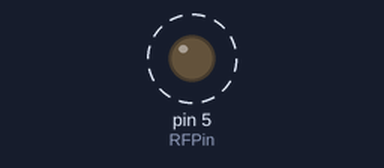
Bench run of a sketch on a simulated Arduino Uno, built with avr-gcc and run on an emulated ATmega328P. On the bench: output pins drawn as LEDs (lit = HIGH). Dashed ring = blinking. No radio packets arrive unless stated.

Above: at 1.1 s.
Timing chart, 0 to 3.6 s (numbered marks = the images above):
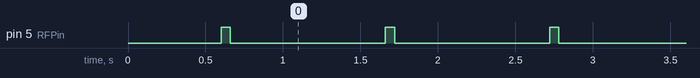

The sketch:

RemoteControl2.ino
```cpp
// (licence header left out)
#include <VirtualWire.h>

char keypressed = 0;
int keyboardPin = 0;    // Analog input pin that the keypad is attached to
int keyboardValue = 0;   // value read from the keyboard
char *msg = "1";
//int ledPin=1;
int RFPin=5;

void setup()
{
  //    Serial.begin(9600);	  // Debugging only
  //    Serial.println("setup");

  pinMode(RFPin, OUTPUT);
  //  analogReference(EXTERNAL);
  vw_set_tx_pin(1);
  //  pinMode(ledPin, OUTPUT);
  // Initialise the IO and ISR
  //    vw_set_ptt_inverted(true); // Required for DR3100
  vw_setup(2000);	 // Bits per sec
  for(int t=0;t<3;t++) {
    digitalWrite(1, true);
    delay(100);
    digitalWrite(1, false);
    delay(100);
  }
}

void loop()
{
  //  keyboardValue = analogRead(keyboardPin); //Read P5
  //  while (keyboardValue < 25) {
  //    //do nothing until a key is pressed
  //    keyboardValue = analogRead(keyboardPin);
  //    delay(50);//if no input, just wait 50ms, and keep in loop
  //  }//end of do nothing till a key is pressed
  //
  //  readkeyboard(); //get the value of key being pressed "keypressed" i.e. 0-9
  //  msg[0]=keypressed;


  //  digitalWrite(ledPin, true); // Flash a light to show transmitting

  digitalWrite(RFPin, true);
  vw_send((uint8_t *)msg, strlen(msg));
  vw_wait_tx(); // Wait until the whole message is gone
  digitalWrite(RFPin, false);

  delay(1000);
  if(!strcmp(msg,"1")) {
    msg="2";
  }
  else {
    msg="1";
  }
  //  digitalWrite(ledPin, false);
  //  delay(500);
}

//read the keyboard routine
void readkeyboard() {
  keyboardValue = analogRead(keyboardPin); // read the value (0-1023)
  if ((keyboardValue > 25) && (keyboardValue < 67)) {
    keypressed = '+';
  }
  if ((keyboardValue > 67) && (keyboardValue < 108)) {
    keypressed = 'P';
  }
  if ((keyboardValue > 162) && (keyboardValue < 253)) {
    keypressed = 'U';
  }
  if ((keyboardValue > 253) && (keyboardValue < 361)) {
    keypressed = 'L';
  }
  if ((keyboardValue > 361) && (keyboardValue < 479)) {
    keypressed = '-';
  }
  if ((keyboardValue > 479) && (keyboardValue < 619)) {
    keypressed = 'R';
  }
  if ((keyboardValue > 619) && (keyboardValue < 765)) {
    keypressed = 'D';
  }
  if ((keyboardValue > 819) && (keyboardValue < 889)) {
    keypressed = 'M';
  }
  if (keyboardValue > 938) {
    keypressed = 'S';
  }
  //NOTE: the values used above are all halfway between the value obtained with each keypress in previous test sketch

  while (keyboardValue > 25) {
    delay (100);
    keyboardValue = analogRead(keyboardPin); // read the value (0-1023)
  }//wait until key no longer being pressed before continuing
  //for de-bounce usage

  //maybe can pass delay?
  delay(50);                     // wait 1000 milliseconds before the next loop
}
//end of read the keyboard routine
```

Measured:
- by itself, pin 5 (RFPin): alternates HIGH for 0.06 s and LOW for 1.0 s
